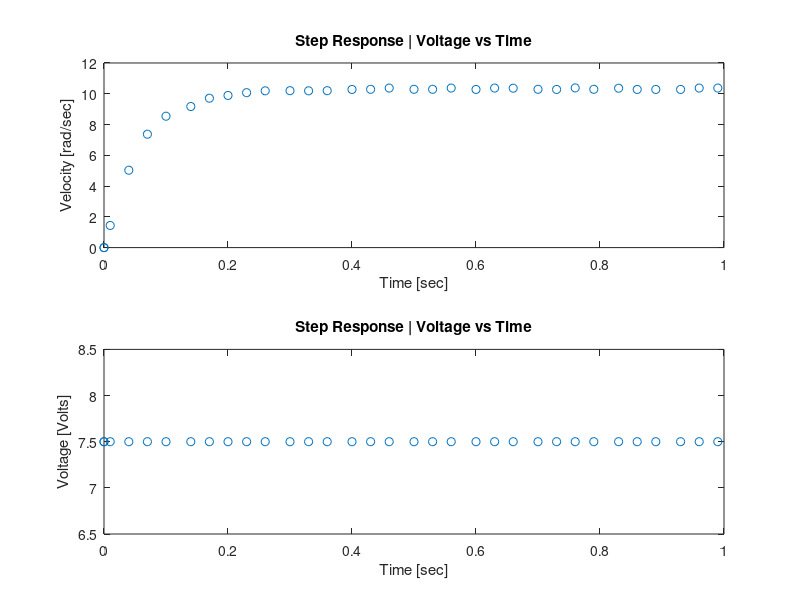
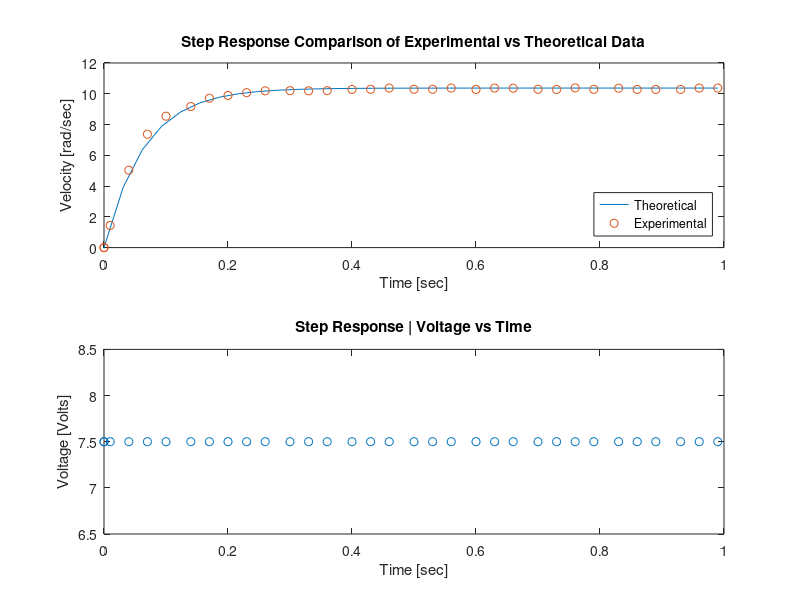

MATLAB code to generate these figures, in order:
clear, clc, close all

load("data.mat");
Max_volts = 10;
Max_motor_command = 400;

figure
subplot(2,1,1)
plot(t,V,"o")
xlabel("Time [sec]")
ylabel("Velocity [rad/sec]")
title("Step Response | Voltage vs Time")

voltage = Max_volts .* (M./Max_motor_command);

subplot(2,1,2)
plot(t,voltage, "o")
xlabel("Time [sec]")
ylabel("Voltage [Volts]")
title("Step Response | Voltage vs Time")
%%
omega_ss = V(end);

index = V<0.96*omega_ss & V>0;
figure
plot(t(index),log(1-(V(index)./omega_ss)),"o")
title("Linearization of Speed vs Time")
xlabel("Time")
ylabel("Linearization of Velocity")

tau = 1/15.37;
k = omega_ss/7.5;

G = tf(k,[tau,1]);
new_t = linspace(0,t(end),length(index));

subplot(2,1,1)
stepinput = step(G,new_t) * 7.5;
plot(new_t,stepinput)
hold on
plot(t,V,"o")
xlabel("Time [sec]")
ylabel("Velocity [rad/sec]")
title("Step Response Comparison of Experimental vs Theoretical Data")
legend("Theoretical","Experimental","Location","southeast")
hold off
subplot(2,1,2)
plot(t,voltage, "o")
xlabel("Time [sec]")
ylabel("Voltage [Volts]")
title("Step Response | Voltage vs Time")
